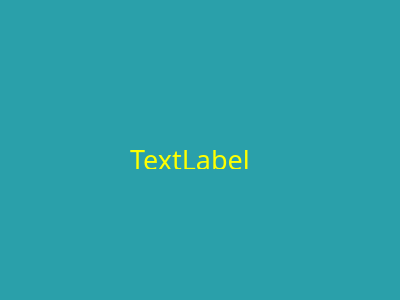
<?xml version="1.0" encoding="UTF-8"?>
<ui version="4.0">
 <class>Tausta</class>
 <widget class="QWidget" name="Tausta">
  <property name="geometry">
   <rect>
    <x>0</x>
    <y>0</y>
    <width>400</width>
    <height>300</height>
   </rect>
  </property>
  <property name="windowTitle">
   <string>Form</string>
  </property>
  <property name="styleSheet">
   <string notr="true">background-color:rgb(42, 160, 170);</string>
  </property>
  <widget class="QLabel" name="label">
   <property name="geometry">
    <rect>
     <x>130</x>
     <y>150</y>
     <width>181</width>
     <height>19</height>
    </rect>
   </property>
   <property name="font">
    <font>
     <family>Ubuntu Mono</family>
     <pointsize>20</pointsize>
     <weight>50</weight>
     <italic>false</italic>
     <bold>false</bold>
    </font>
   </property>
   <property name="styleSheet">
    <string notr="true">font: 20pt &quot;Ubuntu Mono&quot;;
color: rgb(255, 255, 0)</string>
   </property>
   <property name="text">
    <string>TextLabel</string>
   </property>
  </widget>
 </widget>
 <resources/>
 <connections/>
</ui>
